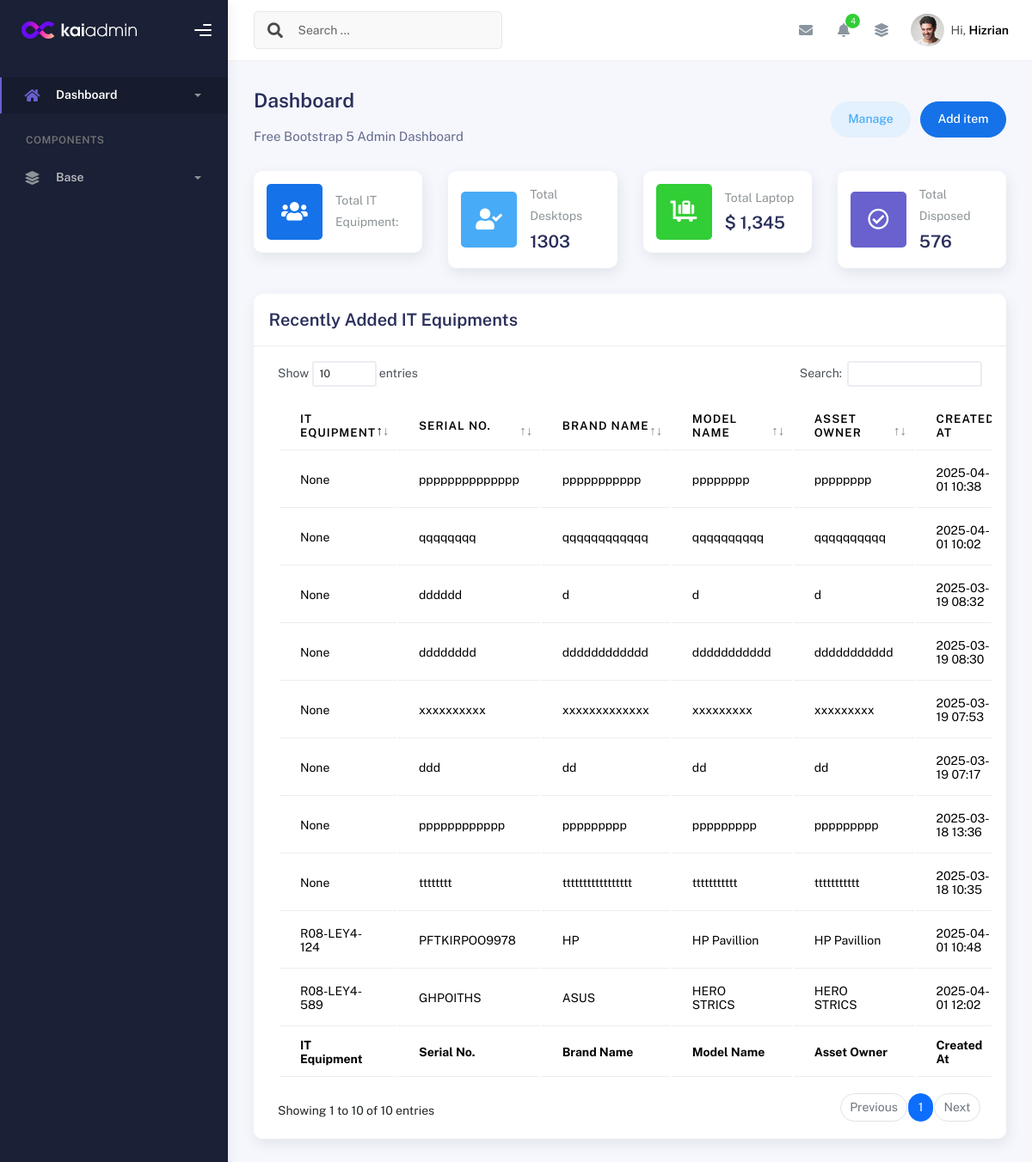
The app's page /, older data.
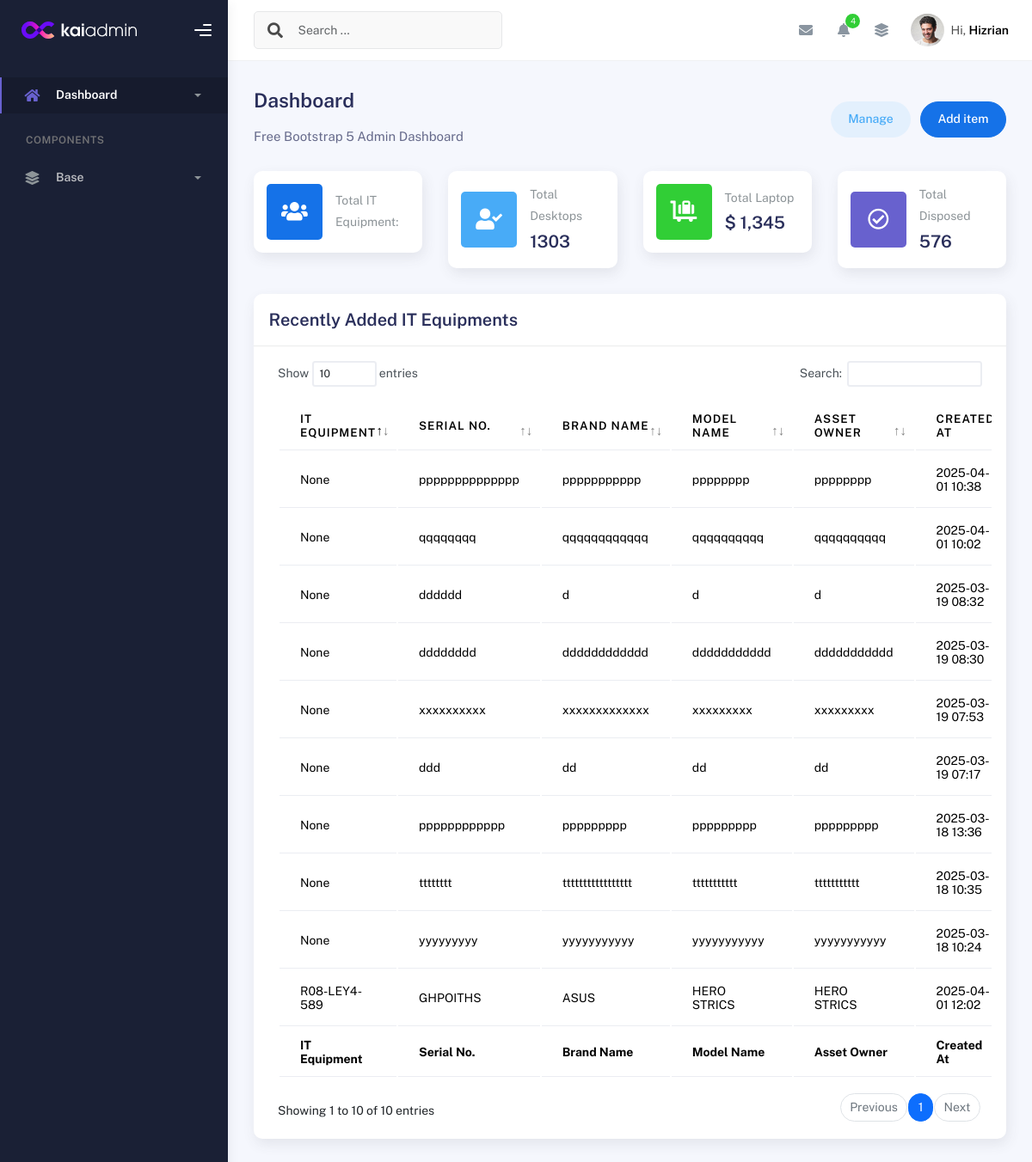
The same page, newer data.
### inventory/models.py (models this page shows, shortened)
class DesktopDetails(models.Model):
    id = models.IntegerField(primary_key=True)  # Allow manual assignment
    desktop_package = models.ForeignKey(Desktop_Package, related_name='desktop_details', on_delete=models.CASCADE)
    serial_no = models.CharField(max_length=255)
    computer_name = models.CharField(max_length=255, unique=True, null=True)
    brand_name = models.CharField(max_length=255)
    model = models.CharField(max_length=255, null=True)
    processor = models.CharField(max_length=33, null=True)
    memory = models.CharField(max_length=100, null=True)
    drive = models.CharField(max_length=332, null=True)
    asset_owner = models.CharField(max_length=255, null=True)
    desktop_Graphics = models.CharField(max_length=100, blank=True, null=True)
    desktop_Graphics_Size = models.CharField(max_length=100, blank=True, null=True)
    desktop_OS = models.CharField(max_length=100, blank=True, null=True)
    desktop_Office = models.CharField(max_length=100, blank=True, null=True)
    desktop_OS_keys = models.CharField(max_length=100, blank=True, null=True)
    desktop_Office_keys = models.CharField(max_length=100, blank=True, null=True)
    is_disposed = models.BooleanField(default=False)  # To indicate if the Desktop is disposed
    created_at = models.DateTimeField(default=timezone.now)  # Date when the desktop was added

### inventory/views.py (the view)
# urls.py: path('', views.recent_it_equipment_base, name='recent_it_equipment'),
def recent_it_equipment_base(request):
    recent_desktops = DesktopDetails.objects.filter(is_disposed=False).order_by('-created_at')[:10]
    return render(request, 'base.html', {
        'recent_desktops': recent_desktops,
    })

### templates/base.html (shortened to what the changed rows need)
{% load static %}
<link href="https://stackpath.bootstrapcdn.com/bootstrap/5.1.3/css/bootstrap.min.css" rel="stylesheet">
<link href="https://cdnjs.cloudflare.com/ajax/libs/font-awesome/5.15.4/css/all.min.css" rel="stylesheet">
<!DOCTYPE html>
<html lang="en">
  <head>
    {% block head %}
    <link rel="stylesheet" href="{% static 'css/bootstrap.min.css' %}">
    <link rel="stylesheet" href="{% static 'css/plugins.min.css' %}">
    <link rel="stylesheet" href="{% static 'css/kaiadmin.min.css' %}">
    {% endblock %}
  </head>
  <body>
    {% block sidebar %}
    <div class="wrapper">
       {% endblock %}
      {% block navbar %}
      <div class="main-panel">
 {% endblock %}
{% block content %}
        <div class="container">
          <div class="page-inner">
            <div class="row">
              <div class="col-md-12">
                <div class="card">
                  <div class="card-body">
                    <div class="table-responsive">
                      <table id="basic-datatables" class="display table table-striped-header-blue table-hover">
                        <thead>
                          <tr>
                            <th>IT Equipment</th>
                            <th>Serial No.</th>
                            <th>Brand Name</th>
                            <th>Model Name</th>
                            <th>Asset Owner</th>
                            <th>Created At</th>
                          </tr>
                        </thead>
                        <tfoot>
                          <tr>
                            <th>IT Equipment</th>
                            <th>Serial No.</th>
                            <th>Brand Name</th>
                            <th>Model Name</th>
                            <th>Asset Owner</th>
                            <th>Created At</th>
                          </tr>
                        </tfoot>
                        <tbody>
                          {% for desktop in recent_desktops %}
                          <tr>
                            <td>{{ desktop.computer_name }}</td>
                            <td>{{ desktop.serial_no }}</td>
                            <td>{{ desktop.brand_name }}</td>
                            <td>{{ desktop.model }}</td>
                            <td>{{ desktop.model }}</td>
                            <td>{{ desktop.created_at|date:"Y-m-d H:i" }}</td>
                          </tr>
                          {% endfor %}
                        </tbody>
                      </table>
                    </div>
                  </div>
                </div>
              </div>
            </div>
        </div>
{% endblock %}
  </body>
</html>

Row changes from the older to the newer data that the page shows:
no longer on this page (row edited): DesktopDetails: computer_name "R08-LEY4-124", serial_no "PFTKIRPOO9978", brand_name "HP", model "HP Pavillion", created_at "2025-04-01 10:48"
now on this page (row unchanged): DesktopDetails: computer_name "None", serial_no "yyyyyyyyy", brand_name "yyyyyyyyyyy", model "yyyyyyyyyyy", created_at "2025-03-18 10:24"
